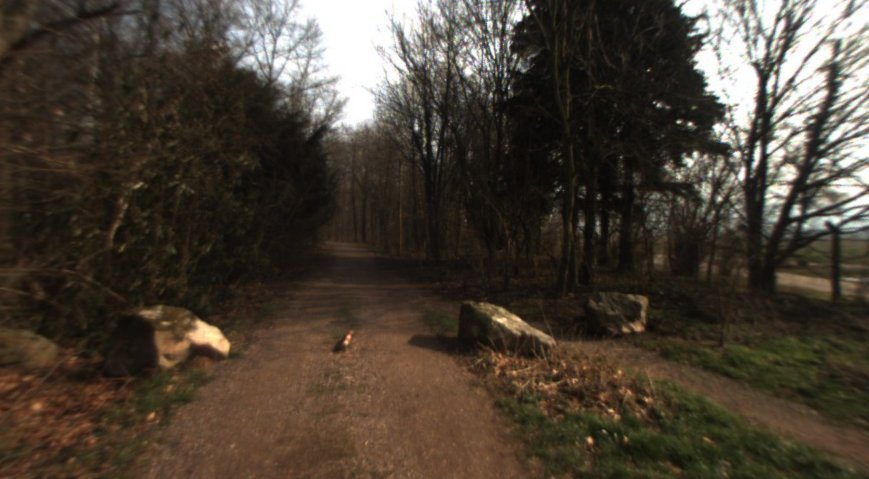
%> input picture augmentation_scripts/4_CHANNELS/RGB/b2-459_Clipped.jpg, 869 x 479 px; its folder holds only this picture in this run
$ octave CREATE_MAT_TESTSET.m   (GNU Octave 9; MATLAB toolbox functions it lacks are replaced by stand-ins)
%> lines starting %> are read from the running program, lines starting %| are printed output that depends on the picture
clear all;
close all;

IMAGE_DIM=300;
CROP_DIM = 300;
% mean BGR pixel
%mean_pix = [104.00698793, 116.66876762, 122.67891434];
mean_pix = [81.1208, 102.1852, 120.4470,  194.739];

FINAL_DIM = [300 300];

aug_num = 1;

DIR='RGB/';

files=dir(DIR);

loop=length(files);

DIR3='nir/';

files3=dir(DIR3);

loop3=length(files3);

%Img=zeros([CROP_DIM CROP_DIM 3 ((loop-2)*aug_num)]);
%Img=zeros([CROP_DIM CROP_DIM 3 ((loop-2)*(aug_num))]);
Img=zeros([FINAL_DIM(2) FINAL_DIM(1) 4 ((round((loop-2))*(aug_num)))]);

index=0;


DIR2='masks2/';

files2=dir(DIR2);

loop2=length(files2);

%Seg=zeros([CROP_DIM CROP_DIM 1 ((loop2-2)*(aug_num))]);
Seg=zeros([FINAL_DIM(2) FINAL_DIM(1) 1 ((round((loop-2))*(aug_num)))]);


%loop first 10
for p=3:round(loop)
    p-2


    %%%%%%%%%%%%%%%%% augmentation part IMG    %%%%%%%%%%%%%%%%%%%%%%%%%%
    %%%%%%%%%%%%%%%%%%%%%%%%%%%%%%%%%%%%%%%%%%%%%%%%%%%%%%%%%%%%%%%%%%%%%
    %%%%%%%%%%%%%%%%%%%%%%%%%%%%%%%%%%%%%%%%%%%%%%%%%%%%%%%%%%%%%%%%%%%%%

    name=files(p).name;
    token = strtok(name,'.');
    ss = DIR;
    PATH = strcat(ss,name);

    im=imread(PATH);
%> im is the input picture: size 479x869x3 uint8; mean R, G, B 73.4, 63.9, 52.7
    im=imresize(im, FINAL_DIM);
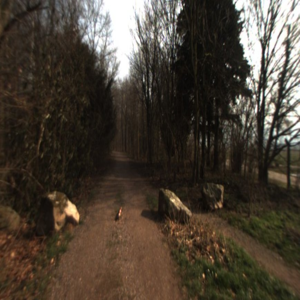
%> im: size 300x300x3 uint8; mean R, G, B 73.4, 63.9, 52.7
    im=single(im);
%> im: size 300x300x3 single
    imOriginal=im;

        %READ IMAGE
        %im=imread('img/2008_000026.jpg');
        %im = single(im);
        imm=im;
        imm = single(imm);
        I=zeros(size(imm));
        im2=zeros(size(imm));
        %RGB to BGR
        im2 = imm(:,:,[3 2 1]);
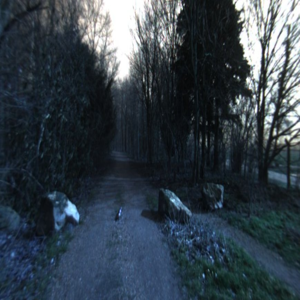
%> im2: size 300x300x3 single; mean R, G, B 52.7, 63.9, 73.4
        %for c = 1:3
        %    I(:, :, c) = im2(:, :, c) - mean_pix(c);
        %end

        im(:,:,1)=im2(:,:,1);
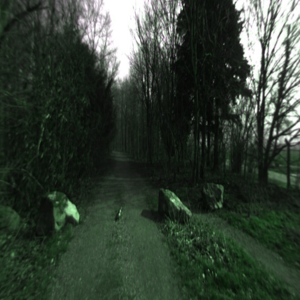
%> im: size 300x300x3 single; mean R, G, B 52.7, 63.9, 52.7
        im(:,:,2)=im2(:,:,2);
        im(:,:,3)=im2(:,:,3);


    %%%%%%%%%%%%%%%%% augmentation part IMG    %%%%%%%%%%%%%%%%%%%%%%%%%%
    %%%%%%%%%%%%%%%%%%%%%%%%%%%%%%%%%%%%%%%%%%%%%%%%%%%%%%%%%%%%%%%%%%%%%
    %%%%%%%%%%%%%%%%%%%%%%%%%%%%%%%%%%%%%%%%%%%%%%%%%%%%%%%%%%%%%%%%%%%%%

    %%%%%%%%%%%%%%%%%%%%%%%%%%%%%%%%%%%%%%%%%%%%%%%%%%%%%%%%%%%%%%%%%%%%%%%
    %%%%%%%%%%%%%%%%%% NIR %%%%%%%%%%%%%%%%%%%%%%%%%%%%%
    %%%%%%%%%%%%%%%%%%%%%%%%%%%%%%%%%%%%%%%%%%%%%%%%%%%%%%%%%%%%%%%%%%%%%%%
    %%NIR
%> (the run ends here)
